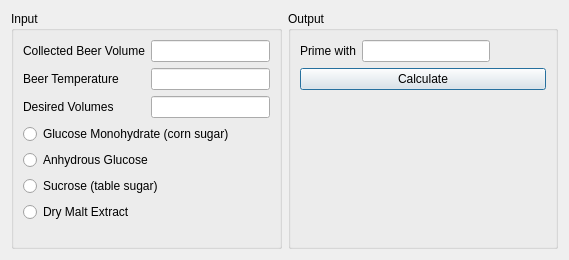
<?xml version="1.0" encoding="UTF-8"?>
<ui version="4.0">
 <class>primingDialog</class>
 <widget class="QDialog" name="primingDialog">
  <property name="geometry">
   <rect>
    <x>0</x>
    <y>0</y>
    <width>569</width>
    <height>260</height>
   </rect>
  </property>
  <property name="windowTitle">
   <string>Priming Calculator</string>
  </property>
  <layout class="QHBoxLayout" name="horizontalLayout">
   <item>
    <widget class="QGroupBox" name="groupBox">
     <property name="title">
      <string>Input</string>
     </property>
     <property name="configSection" stdset="0">
      <string notr="true">primingCalculator</string>
     </property>
     <layout class="QVBoxLayout" name="verticalLayout">
      <item>
       <layout class="QFormLayout" name="formLayout">
        <item row="0" column="0">
         <widget class="SmartLabel" name="label_beerVol">
          <property name="contextMenuPolicy">
           <enum>Qt::CustomContextMenu</enum>
          </property>
          <property name="text">
           <string>Collected Beer Volume</string>
          </property>
          <property name="buddy">
           <cstring>lineEdit_beerVol</cstring>
          </property>
         </widget>
        </item>
        <item row="0" column="1">
         <widget class="SmartLineEdit" name="lineEdit_beerVol">
          <property name="minimumSize">
           <size>
            <width>40</width>
            <height>0</height>
           </size>
          </property>
          <property name="maximumSize">
           <size>
            <width>128</width>
            <height>16777215</height>
           </size>
          </property>
          <property name="toolTip">
           <string>Amount of beer to prime</string>
          </property>
          <property name="editField" stdset="0">
           <string notr="true">beerVol</string>
          </property>
         </widget>
        </item>
        <item row="1" column="0">
         <widget class="SmartLabel" name="label_temp">
          <property name="text">
           <string>Beer Temperature</string>
          </property>
          <property name="buddy">
           <cstring>lineEdit_temp</cstring>
          </property>
         </widget>
        </item>
        <item row="1" column="1">
         <widget class="SmartLineEdit" name="lineEdit_temp">
          <property name="minimumSize">
           <size>
            <width>40</width>
            <height>0</height>
           </size>
          </property>
          <property name="maximumSize">
           <size>
            <width>128</width>
            <height>16777215</height>
           </size>
          </property>
          <property name="toolTip">
           <string>Temp of the beer</string>
          </property>
          <property name="editField" stdset="0">
           <string notr="true">beerTemp</string>
          </property>
         </widget>
        </item>
        <item row="2" column="0">
         <widget class="SmartLabel" name="label_vols">
          <property name="text">
           <string>Desired Volumes</string>
          </property>
          <property name="buddy">
           <cstring>lineEdit_vols</cstring>
          </property>
         </widget>
        </item>
        <item row="2" column="1">
         <widget class="SmartLineEdit" name="lineEdit_vols">
          <property name="minimumSize">
           <size>
            <width>40</width>
            <height>0</height>
           </size>
          </property>
          <property name="maximumSize">
           <size>
            <width>128</width>
            <height>16777215</height>
           </size>
          </property>
          <property name="toolTip">
           <string>How many volumes of CO2 you want (1 L CO2 @ STP per L beer)</string>
          </property>
         </widget>
        </item>
       </layout>
      </item>
      <item>
       <widget class="QRadioButton" name="radioButton_glucMono">
        <property name="text">
         <string>Glucose Monohydrate (corn sugar)</string>
        </property>
       </widget>
      </item>
      <item>
       <widget class="QRadioButton" name="radioButton_gluc">
        <property name="text">
         <string>Anhydrous Glucose</string>
        </property>
       </widget>
      </item>
      <item>
       <widget class="QRadioButton" name="radioButton_sucrose">
        <property name="text">
         <string>Sucrose (table sugar)</string>
        </property>
       </widget>
      </item>
      <item>
       <widget class="QRadioButton" name="radioButton_dme">
        <property name="text">
         <string>Dry Malt Extract</string>
        </property>
       </widget>
      </item>
      <item>
       <spacer name="verticalSpacer">
        <property name="orientation">
         <enum>Qt::Vertical</enum>
        </property>
        <property name="sizeHint" stdset="0">
         <size>
          <width>20</width>
          <height>40</height>
         </size>
        </property>
       </spacer>
      </item>
     </layout>
    </widget>
   </item>
   <item>
    <widget class="QGroupBox" name="primingdialog">
     <property name="title">
      <string>Output</string>
     </property>
     <property name="configSection" stdset="0">
      <string notr="true">primingCalculator</string>
     </property>
     <layout class="QVBoxLayout" name="verticalLayout_2">
      <item>
       <layout class="QFormLayout" name="formLayout_2">
        <item row="0" column="0">
         <widget class="SmartLabel" name="label_output">
          <property name="contextMenuPolicy">
           <enum>Qt::CustomContextMenu</enum>
          </property>
          <property name="text">
           <string>Prime with</string>
          </property>
          <property name="buddy">
           <cstring>lineEdit_output</cstring>
          </property>
         </widget>
        </item>
        <item row="0" column="1">
         <widget class="SmartLineEdit" name="lineEdit_output">
          <property name="minimumSize">
           <size>
            <width>80</width>
            <height>0</height>
           </size>
          </property>
          <property name="maximumSize">
           <size>
            <width>128</width>
            <height>16777215</height>
           </size>
          </property>
          <property name="toolTip">
           <string>How much priming ingredient to use</string>
          </property>
          <property name="readOnly">
           <bool>true</bool>
          </property>
          <property name="editField" stdset="0">
           <string notr="true">primeMass</string>
          </property>
         </widget>
        </item>
       </layout>
      </item>
      <item>
       <widget class="QPushButton" name="pushButton_calculate">
        <property name="toolTip">
         <string>Calculate</string>
        </property>
        <property name="text">
         <string>Calculate</string>
        </property>
        <property name="autoDefault">
         <bool>false</bool>
        </property>
        <property name="default">
         <bool>true</bool>
        </property>
       </widget>
      </item>
      <item>
       <spacer name="verticalSpacer_2">
        <property name="orientation">
         <enum>Qt::Vertical</enum>
        </property>
        <property name="sizeHint" stdset="0">
         <size>
          <width>20</width>
          <height>40</height>
         </size>
        </property>
       </spacer>
      </item>
     </layout>
    </widget>
   </item>
  </layout>
 </widget>
 <customwidgets>
  <customwidget>
   <class>SmartLabel</class>
   <extends>QLabel</extends>
   <header>widgets/SmartLabel.h</header>
   <slots>
    <signal>changedSystemOfMeasurementOrScale(PreviousScaleInfo)</signal>
    <slot>popContextMenu(QPoint)</slot>
   </slots>
  </customwidget>
  <customwidget>
   <class>SmartLineEdit</class>
   <extends>QLineEdit</extends>
   <header>widgets/SmartLineEdit.h</header>
   <slots>
    <signal>textModified()</signal>
    <slot>lineChanged()</slot>
    <slot>lineChanged(PreviousScaleInfo)</slot>
   </slots>
  </customwidget>
 </customwidgets>
 <tabstops>
  <tabstop>lineEdit_beerVol</tabstop>
  <tabstop>lineEdit_temp</tabstop>
  <tabstop>lineEdit_vols</tabstop>
  <tabstop>radioButton_glucMono</tabstop>
  <tabstop>radioButton_gluc</tabstop>
  <tabstop>radioButton_sucrose</tabstop>
  <tabstop>radioButton_dme</tabstop>
  <tabstop>lineEdit_output</tabstop>
  <tabstop>pushButton_calculate</tabstop>
 </tabstops>
 <resources/>
 <connections>
  <connection>
   <sender>label_beerVol</sender>
   <signal>changedSystemOfMeasurementOrScale(PreviousScaleInfo)</signal>
   <receiver>lineEdit_beerVol</receiver>
   <slot>lineChanged(PreviousScaleInfo)</slot>
   <hints>
    <hint type="sourcelabel">
     <x>68</x>
     <y>44</y>
    </hint>
    <hint type="destinationlabel">
     <x>169</x>
     <y>44</y>
    </hint>
   </hints>
  </connection>
  <connection>
   <sender>label_temp</sender>
   <signal>changedSystemOfMeasurementOrScale(PreviousScaleInfo)</signal>
   <receiver>lineEdit_temp</receiver>
   <slot>lineChanged(PreviousScaleInfo)</slot>
   <hints>
    <hint type="sourcelabel">
     <x>80</x>
     <y>70</y>
    </hint>
    <hint type="destinationlabel">
     <x>169</x>
     <y>70</y>
    </hint>
   </hints>
  </connection>
  <connection>
   <sender>label_output</sender>
   <signal>changedSystemOfMeasurementOrScale(PreviousScaleInfo)</signal>
   <receiver>lineEdit_output</receiver>
   <slot>lineChanged(PreviousScaleInfo)</slot>
   <hints>
    <hint type="sourcelabel">
     <x>258</x>
     <y>44</y>
    </hint>
    <hint type="destinationlabel">
     <x>349</x>
     <y>44</y>
    </hint>
   </hints>
  </connection>
 </connections>
</ui>
